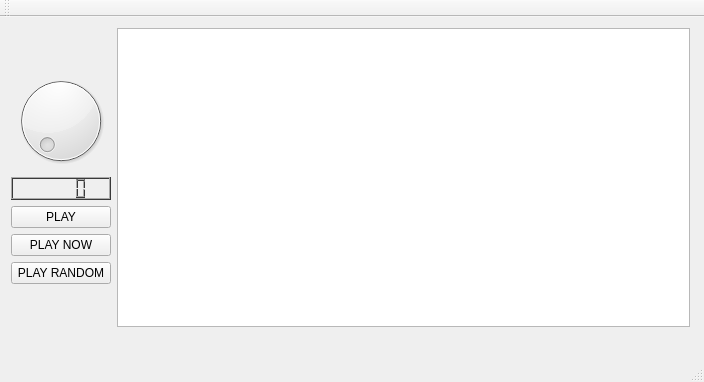
<?xml version="1.0" encoding="UTF-8"?>
<ui version="4.0">
 <class>MainWindow</class>
 <widget class="QMainWindow" name="MainWindow">
  <property name="geometry">
   <rect>
    <x>0</x>
    <y>0</y>
    <width>704</width>
    <height>382</height>
   </rect>
  </property>
  <property name="windowTitle">
   <string>MainWindow</string>
  </property>
  <widget class="QWidget" name="centralWidget">
   <widget class="QWidget" name="horizontalLayoutWidget">
    <property name="geometry">
     <rect>
      <x>0</x>
      <y>0</y>
      <width>701</width>
      <height>321</height>
     </rect>
    </property>
    <layout class="QHBoxLayout" name="horizontalLayout">
     <item>
      <layout class="QVBoxLayout" name="verticalLayout">
       <item>
        <spacer name="verticalSpacer_2">
         <property name="orientation">
          <enum>Qt::Vertical</enum>
         </property>
         <property name="sizeHint" stdset="0">
          <size>
           <width>20</width>
           <height>40</height>
          </size>
         </property>
        </spacer>
       </item>
       <item>
        <widget class="QDial" name="dial">
         <property name="maximum">
          <number>100</number>
         </property>
         <property name="singleStep">
          <number>1</number>
         </property>
        </widget>
       </item>
       <item>
        <widget class="QLCDNumber" name="timer">
         <property name="palette">
          <palette>
           <active>
            <colorrole role="WindowText">
             <brush brushstyle="SolidPattern">
              <color alpha="255">
               <red>255</red>
               <green>255</green>
               <blue>255</blue>
              </color>
             </brush>
            </colorrole>
            <colorrole role="Button">
             <brush brushstyle="SolidPattern">
              <color alpha="255">
               <red>114</red>
               <green>114</green>
               <blue>114</blue>
              </color>
             </brush>
            </colorrole>
            <colorrole role="Light">
             <brush brushstyle="SolidPattern">
              <color alpha="255">
               <red>171</red>
               <green>171</green>
               <blue>171</blue>
              </color>
             </brush>
            </colorrole>
            <colorrole role="Midlight">
             <brush brushstyle="SolidPattern">
              <color alpha="255">
               <red>142</red>
               <green>142</green>
               <blue>142</blue>
              </color>
             </brush>
            </colorrole>
            <colorrole role="Dark">
             <brush brushstyle="SolidPattern">
              <color alpha="255">
               <red>57</red>
               <green>57</green>
               <blue>57</blue>
              </color>
             </brush>
            </colorrole>
            <colorrole role="Mid">
             <brush brushstyle="SolidPattern">
              <color alpha="255">
               <red>76</red>
               <green>76</green>
               <blue>76</blue>
              </color>
             </brush>
            </colorrole>
            <colorrole role="Text">
             <brush brushstyle="SolidPattern">
              <color alpha="255">
               <red>255</red>
               <green>255</green>
               <blue>255</blue>
              </color>
             </brush>
            </colorrole>
            <colorrole role="BrightText">
             <brush brushstyle="SolidPattern">
              <color alpha="255">
               <red>255</red>
               <green>255</green>
               <blue>255</blue>
              </color>
             </brush>
            </colorrole>
            <colorrole role="ButtonText">
             <brush brushstyle="SolidPattern">
              <color alpha="255">
               <red>255</red>
               <green>255</green>
               <blue>255</blue>
              </color>
             </brush>
            </colorrole>
            <colorrole role="Base">
             <brush brushstyle="SolidPattern">
              <color alpha="255">
               <red>0</red>
               <green>0</green>
               <blue>0</blue>
              </color>
             </brush>
            </colorrole>
            <colorrole role="Window">
             <brush brushstyle="SolidPattern">
              <color alpha="255">
               <red>114</red>
               <green>114</green>
               <blue>114</blue>
              </color>
             </brush>
            </colorrole>
            <colorrole role="Shadow">
             <brush brushstyle="SolidPattern">
              <color alpha="255">
               <red>0</red>
               <green>0</green>
               <blue>0</blue>
              </color>
             </brush>
            </colorrole>
            <colorrole role="AlternateBase">
             <brush brushstyle="SolidPattern">
              <color alpha="255">
               <red>57</red>
               <green>57</green>
               <blue>57</blue>
              </color>
             </brush>
            </colorrole>
            <colorrole role="ToolTipBase">
             <brush brushstyle="SolidPattern">
              <color alpha="255">
               <red>255</red>
               <green>255</green>
               <blue>220</blue>
              </color>
             </brush>
            </colorrole>
            <colorrole role="ToolTipText">
             <brush brushstyle="SolidPattern">
              <color alpha="255">
               <red>0</red>
               <green>0</green>
               <blue>0</blue>
              </color>
             </brush>
            </colorrole>
           </active>
           <inactive>
            <colorrole role="WindowText">
             <brush brushstyle="SolidPattern">
              <color alpha="255">
               <red>255</red>
               <green>255</green>
               <blue>255</blue>
              </color>
             </brush>
            </colorrole>
            <colorrole role="Button">
             <brush brushstyle="SolidPattern">
              <color alpha="255">
               <red>114</red>
               <green>114</green>
               <blue>114</blue>
              </color>
             </brush>
            </colorrole>
            <colorrole role="Light">
             <brush brushstyle="SolidPattern">
              <color alpha="255">
               <red>171</red>
               <green>171</green>
               <blue>171</blue>
              </color>
             </brush>
            </colorrole>
            <colorrole role="Midlight">
             <brush brushstyle="SolidPattern">
              <color alpha="255">
               <red>142</red>
               <green>142</green>
               <blue>142</blue>
              </color>
             </brush>
            </colorrole>
            <colorrole role="Dark">
             <brush brushstyle="SolidPattern">
              <color alpha="255">
               <red>57</red>
               <green>57</green>
               <blue>57</blue>
              </color>
             </brush>
            </colorrole>
            <colorrole role="Mid">
             <brush brushstyle="SolidPattern">
              <color alpha="255">
               <red>76</red>
               <green>76</green>
               <blue>76</blue>
              </color>
             </brush>
            </colorrole>
            <colorrole role="Text">
             <brush brushstyle="SolidPattern">
              <color alpha="255">
               <red>255</red>
               <green>255</green>
               <blue>255</blue>
              </color>
             </brush>
            </colorrole>
            <colorrole role="BrightText">
             <brush brushstyle="SolidPattern">
              <color alpha="255">
               <red>255</red>
               <green>255</green>
               <blue>255</blue>
              </color>
             </brush>
            </colorrole>
            <colorrole role="ButtonText">
             <brush brushstyle="SolidPattern">
              <color alpha="255">
               <red>255</red>
               <green>255</green>
               <blue>255</blue>
              </color>
             </brush>
            </colorrole>
            <colorrole role="Base">
             <brush brushstyle="SolidPattern">
              <color alpha="255">
               <red>0</red>
               <green>0</green>
               <blue>0</blue>
              </color>
             </brush>
            </colorrole>
            <colorrole role="Window">
             <brush brushstyle="SolidPattern">
              <color alpha="255">
               <red>114</red>
               <green>114</green>
               <blue>114</blue>
              </color>
             </brush>
            </colorrole>
            <colorrole role="Shadow">
             <brush brushstyle="SolidPattern">
              <color alpha="255">
               <red>0</red>
               <green>0</green>
               <blue>0</blue>
              </color>
             </brush>
            </colorrole>
            <colorrole role="AlternateBase">
             <brush brushstyle="SolidPattern">
              <color alpha="255">
               <red>57</red>
               <green>57</green>
               <blue>57</blue>
              </color>
             </brush>
            </colorrole>
            <colorrole role="ToolTipBase">
             <brush brushstyle="SolidPattern">
              <color alpha="255">
               <red>255</red>
               <green>255</green>
               <blue>220</blue>
              </color>
             </brush>
            </colorrole>
            <colorrole role="ToolTipText">
             <brush brushstyle="SolidPattern">
              <color alpha="255">
               <red>0</red>
               <green>0</green>
               <blue>0</blue>
              </color>
             </brush>
            </colorrole>
           </inactive>
           <disabled>
            <colorrole role="WindowText">
             <brush brushstyle="SolidPattern">
              <color alpha="255">
               <red>57</red>
               <green>57</green>
               <blue>57</blue>
              </color>
             </brush>
            </colorrole>
            <colorrole role="Button">
             <brush brushstyle="SolidPattern">
              <color alpha="255">
               <red>114</red>
               <green>114</green>
               <blue>114</blue>
              </color>
             </brush>
            </colorrole>
            <colorrole role="Light">
             <brush brushstyle="SolidPattern">
              <color alpha="255">
               <red>171</red>
               <green>171</green>
               <blue>171</blue>
              </color>
             </brush>
            </colorrole>
            <colorrole role="Midlight">
             <brush brushstyle="SolidPattern">
              <color alpha="255">
               <red>142</red>
               <green>142</green>
               <blue>142</blue>
              </color>
             </brush>
            </colorrole>
            <colorrole role="Dark">
             <brush brushstyle="SolidPattern">
              <color alpha="255">
               <red>57</red>
               <green>57</green>
               <blue>57</blue>
              </color>
             </brush>
            </colorrole>
            <colorrole role="Mid">
             <brush brushstyle="SolidPattern">
              <color alpha="255">
               <red>76</red>
               <green>76</green>
               <blue>76</blue>
              </color>
             </brush>
            </colorrole>
            <colorrole role="Text">
             <brush brushstyle="SolidPattern">
              <color alpha="255">
               <red>57</red>
               <green>57</green>
               <blue>57</blue>
              </color>
             </brush>
            </colorrole>
            <colorrole role="BrightText">
             <brush brushstyle="SolidPattern">
              <color alpha="255">
               <red>255</red>
               <green>255</green>
               <blue>255</blue>
              </color>
             </brush>
            </colorrole>
            <colorrole role="ButtonText">
             <brush brushstyle="SolidPattern">
              <color alpha="255">
               <red>57</red>
               <green>57</green>
               <blue>57</blue>
              </color>
             </brush>
            </colorrole>
            <colorrole role="Base">
             <brush brushstyle="SolidPattern">
              <color alpha="255">
               <red>114</red>
               <green>114</green>
               <blue>114</blue>
              </color>
             </brush>
            </colorrole>
            <colorrole role="Window">
             <brush brushstyle="SolidPattern">
              <color alpha="255">
               <red>114</red>
               <green>114</green>
               <blue>114</blue>
              </color>
             </brush>
            </colorrole>
            <colorrole role="Shadow">
             <brush brushstyle="SolidPattern">
              <color alpha="255">
               <red>0</red>
               <green>0</green>
               <blue>0</blue>
              </color>
             </brush>
            </colorrole>
            <colorrole role="AlternateBase">
             <brush brushstyle="SolidPattern">
              <color alpha="255">
               <red>114</red>
               <green>114</green>
               <blue>114</blue>
              </color>
             </brush>
            </colorrole>
            <colorrole role="ToolTipBase">
             <brush brushstyle="SolidPattern">
              <color alpha="255">
               <red>255</red>
               <green>255</green>
               <blue>220</blue>
              </color>
             </brush>
            </colorrole>
            <colorrole role="ToolTipText">
             <brush brushstyle="SolidPattern">
              <color alpha="255">
               <red>0</red>
               <green>0</green>
               <blue>0</blue>
              </color>
             </brush>
            </colorrole>
           </disabled>
          </palette>
         </property>
        </widget>
       </item>
       <item>
        <widget class="QPushButton" name="playButton">
         <property name="text">
          <string>PLAY</string>
         </property>
        </widget>
       </item>
       <item>
        <widget class="QPushButton" name="playNowButton">
         <property name="text">
          <string>PLAY NOW</string>
         </property>
        </widget>
       </item>
       <item>
        <widget class="QPushButton" name="playRandomButton">
         <property name="text">
          <string>PLAY RANDOM</string>
         </property>
        </widget>
       </item>
       <item>
        <spacer name="verticalSpacer">
         <property name="orientation">
          <enum>Qt::Vertical</enum>
         </property>
         <property name="sizeHint" stdset="0">
          <size>
           <width>20</width>
           <height>40</height>
          </size>
         </property>
        </spacer>
       </item>
      </layout>
     </item>
     <item>
      <widget class="QListWidget" name="soundList"/>
     </item>
    </layout>
   </widget>
  </widget>
  <widget class="QMenuBar" name="menuBar">
   <property name="geometry">
    <rect>
     <x>0</x>
     <y>0</y>
     <width>704</width>
     <height>25</height>
    </rect>
   </property>
  </widget>
  <widget class="QToolBar" name="mainToolBar">
   <attribute name="toolBarArea">
    <enum>TopToolBarArea</enum>
   </attribute>
   <attribute name="toolBarBreak">
    <bool>false</bool>
   </attribute>
  </widget>
  <widget class="QStatusBar" name="statusBar"/>
 </widget>
 <layoutdefault spacing="6" margin="11"/>
 <resources/>
 <connections>
  <connection>
   <sender>dial</sender>
   <signal>sliderMoved(int)</signal>
   <receiver>timer</receiver>
   <slot>display(int)</slot>
   <hints>
    <hint type="sourcelabel">
     <x>637</x>
     <y>134</y>
    </hint>
    <hint type="destinationlabel">
     <x>637</x>
     <y>201</y>
    </hint>
   </hints>
  </connection>
 </connections>
</ui>
